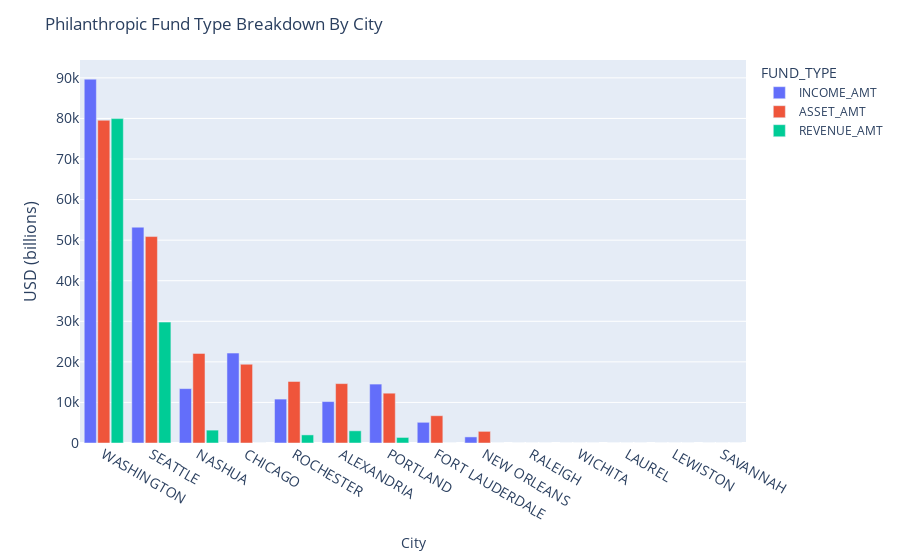

Notebook code for this chart:
### Code cell
# group funds by city
df_city_funds = df_city.groupby('CITY')[['INCOME_AMT', 'ASSET_AMT','REVENUE_AMT']].median().reset_index()
df_city_funds = df_city_funds.sort_values(by='ASSET_AMT', ascending=False)
# melt the data into CITY and FUND TYPE
melted_city_funds = df_city_funds.melt(id_vars=['CITY'], value_vars=['INCOME_AMT', 'ASSET_AMT', 'REVENUE_AMT'], var_name='FUND_TYPE', value_name='AMOUNT')
melted_city_funds.to_csv('../../data/melted_city_funds.csv', index=False)

fig= px.bar(melted_city_funds, x='CITY', y='AMOUNT',color='FUND_TYPE',barmode='group')
fig.update_layout(
    title='Philanthropic Fund Type Breakdown By City',
    xaxis_tickfont_size=14,
    yaxis=dict(
        title='USD (billions)',
        titlefont_size=16,
        tickfont_size=14,
    ),
    xaxis=dict(
        title='City'
    ),
    legend=dict(
        bgcolor='rgba(255, 255, 255, 0)',
        bordercolor='rgba(255, 255, 255, 0)'
    ),
    bargap=0.15, # gap between bars of adjacent location coordinates.
    bargroupgap=0.1 # gap between bars of the same location coordinate.
)
fig.show()

### Figure 1 — Plotly figure (JSON) as saved in the notebook; plotly's stock layout.template omitted (floating-point values rounded to 4 significant figures)
{"data": [{"alignmentgroup": "True", "hovertemplate": "FUND_TYPE=INCOME_AMT<br>CITY=%{x}<br>AMOUNT=%{y}<extra></extra>", "legendgroup": "INCOME_AMT", "marker": {"color": "#636efa", "pattern": {"shape": ""}}, "name": "INCOME_AMT", "offsetgroup": "INCOME_AMT", "orientation": "v", "showlegend": true, "textposition": "auto", "type": "bar", "x": ["WASHINGTON", "SEATTLE", "NASHUA", "CHICAGO", "ROCHESTER", "ALEXANDRIA", "PORTLAND", "FORT LAUDERDALE", "NEW ORLEANS", "RALEIGH", "WICHITA", "LAUREL", "LEWISTON", "SAVANNAH"], "xaxis": "x", "y": [89680.0, 53190.0, 13404, 22162, 10823, 10211, 14520.0, 5100, 1500, 0, 1, 0, 0, 0], "yaxis": "y"}, {"alignmentgroup": "True", "hovertemplate": "FUND_TYPE=ASSET_AMT<br>CITY=%{x}<br>AMOUNT=%{y}<extra></extra>", "legendgroup": "ASSET_AMT", "marker": {"color": "#EF553B", "pattern": {"shape": ""}}, "name": "ASSET_AMT", "offsetgroup": "ASSET_AMT", "orientation": "v", "showlegend": true, "textposition": "auto", "type": "bar", "x": ["WASHINGTON", "SEATTLE", "NASHUA", "CHICAGO", "ROCHESTER", "ALEXANDRIA", "PORTLAND", "FORT LAUDERDALE", "NEW ORLEANS", "RALEIGH", "WICHITA", "LAUREL", "LEWISTON", "SAVANNAH"], "xaxis": "x", "y": [79560.0, 50883, 22085, 19411, 15163, 14638, 12280.0, 6727, 2868, 1, 1, 0, 0, 0], "yaxis": "y"}, {"alignmentgroup": "True", "hovertemplate": "FUND_TYPE=REVENUE_AMT<br>CITY=%{x}<br>AMOUNT=%{y}<extra></extra>", "legendgroup": "REVENUE_AMT", "marker": {"color": "#00cc96", "pattern": {"shape": ""}}, "name": "REVENUE_AMT", "offsetgroup": "REVENUE_AMT", "orientation": "v", "showlegend": true, "textposition": "auto", "type": "bar", "x": ["WASHINGTON", "SEATTLE", "NASHUA", "CHICAGO", "ROCHESTER", "ALEXANDRIA", "PORTLAND", "FORT LAUDERDALE", "NEW ORLEANS", "RALEIGH", "WICHITA", "LAUREL", "LEWISTON", "SAVANNAH"], "xaxis": "x", "y": [79960.0, 29800, 3174, 0, 1998.0, 3007, 1369, 0, 0, 0, 0, 0, 0, 0], "yaxis": "y"}], "layout": {"bargap": 0.15, "bargroupgap": 0.1, "barmode": "group", "legend": {"bgcolor": "rgba(255, 255, 255, 0)", "bordercolor": "rgba(255, 255, 255, 0)", "title": {"text": "FUND_TYPE"}, "tracegroupgap": 0}, "margin": {"t": 60}, "title": {"text": "Philanthropic Fund Type Breakdown By City"}, "xaxis": {"anchor": "y", "domain": [0, 1], "tickfont": {"size": 14}, "title": {"text": "City"}}, "yaxis": {"anchor": "x", "domain": [0, 1], "tickfont": {"size": 14}, "title": {"font": {"size": 16}, "text": "USD (billions)"}}}}
